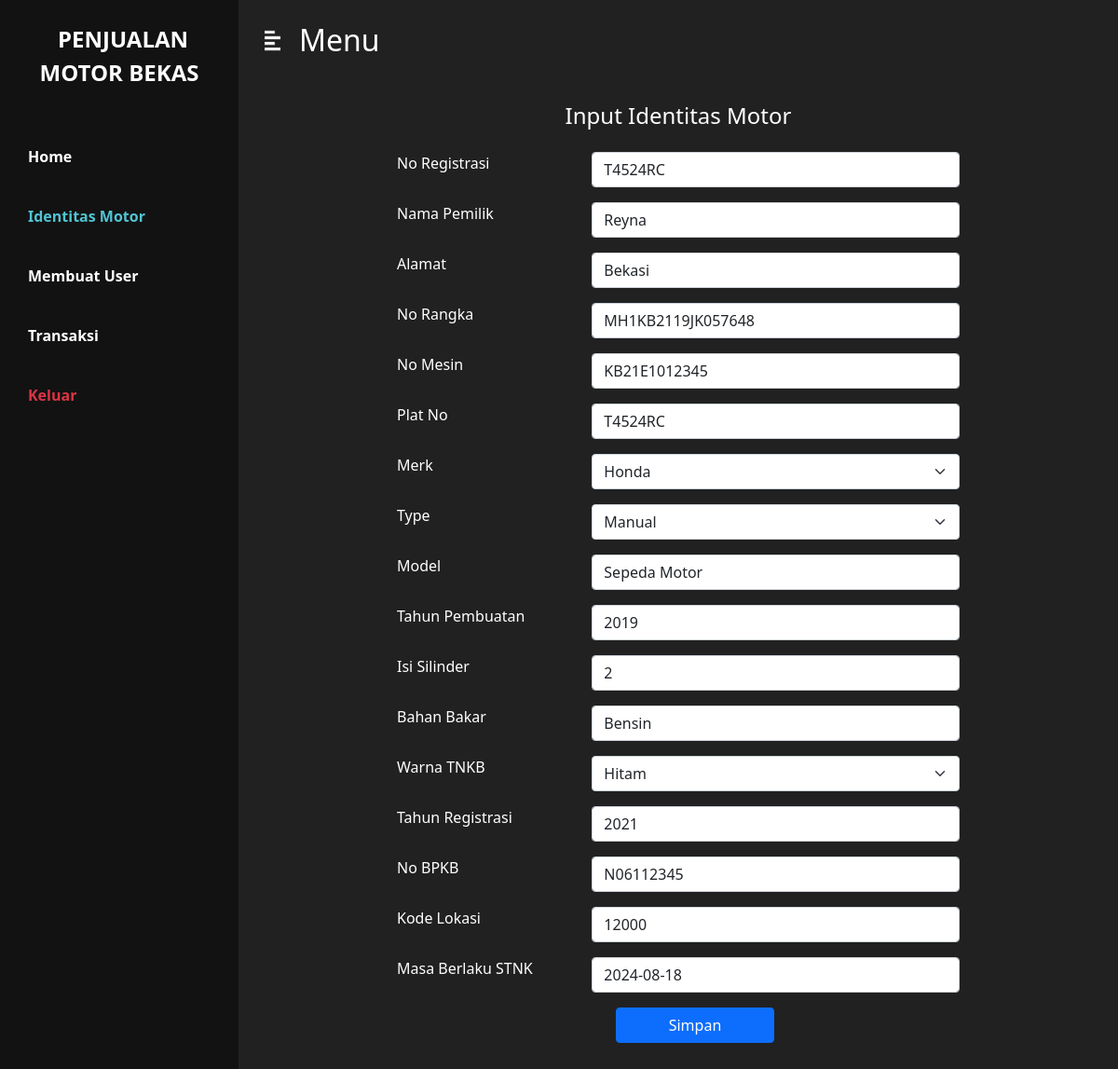
The app's page /pemilik/M_editMotor.php?id=14 (signed in) with its own data.
### tables this page shows
CREATE TABLE `identitas_motor` (
  `id` int(5) NOT NULL,
  `no_registrasi` varchar(9) NOT NULL,
  `nama_pemilik` varchar(50) NOT NULL,
  `alamat` varchar(100) NOT NULL,
  `no_rangka` varchar(17) NOT NULL,
  `no_mesin` varchar(12) NOT NULL,
  `plat_no` varchar(9) NOT NULL,
  `merk` varchar(30) NOT NULL,
  `type` varchar(30) NOT NULL,
  `model` varchar(30) NOT NULL,
  `tahun_pembuatan` year(4) NOT NULL,
  `isi_silinder` int(2) NOT NULL,
  `bahan_bakar` varchar(20) NOT NULL,
  `warna_tnkb` varchar(10) NOT NULL,
  `tahun_registrasi` year(4) NOT NULL,
  `no_bpkb` varchar(9) NOT NULL,
  `kode_lokasi` varchar(5) NOT NULL,
  `masa_berlaku_stnk` date NOT NULL,
  `gambar_motor` varchar(100) NOT NULL,
  `tgl_beli` date NOT NULL,
  `harga_beli` bigint(20) NOT NULL,
  `tgl_jual` date NOT NULL,
  `harga_jual` bigint(20) NOT NULL
);

### pemilik/M_editMotor.php (the view, shortened to what this page needs)
<?php
    require 'function/session.php';
    $id = $_GET['id'];
    $sqlMotor = "SELECT * FROM identitas_motor WHERE id='$id'";
    $query = mysqli_query($koneksi, $sqlMotor);
    $row = mysqli_fetch_array($query);
?>
<html>
<head>
    <link rel="stylesheet" href="../css/bootstrap.css" >
    <link rel="stylesheet" href="../css/styles.css" />
</head>
<body>
    <div class="d-flex" id="wrapper">
        <div class="bg-3" id="sidebar-wrapper">
            <div class="sidebar-heading text-center py-4 warna-1 fs-4 fw-bold text-uppercase">
                <i class="me-2"></i>Penjualan<br>Motor Bekas
            </div>
            <div class="list-group list-group-flush my-3">
                <a href="index.php" class="list-group-item list-group-item-action bg-transparent warna-1 fw-bold">Home</a>
                <a href="M_identitasMotor.php" class="list-group-item list-group-item-action bg-transparent active-bar fw-bold">Identitas Motor</a>
                <a href="M_kelolaUser.php" class="list-group-item list-group-item-action bg-transparent fw-bold warna-1">Membuat User</a>
                <a href="M_transaksi.php" class="list-group-item list-group-item-action bg-transparent warna-1 fw-bold">Transaksi</a>
                <a href="../logout.php" class="list-group-item list-group-item-action bg-transparent text-danger fw-bold"
                onclick="return confirm('Keluar ?')">Keluar</a>
            </div>
        </div>
        <div id="page-content-wrapper">
            <nav class="navbar navbar-expand-lg navbar-light bg-2 py-4 px-4">
                <div class="d-flex align-items-center">
                    <i class="warna-1 fs-4 me-3" id="menu-toggle"><img src="../assets/Icon/Sidebar.png" style="width: 25px; height: 25px"></i>
                    <h2 class="fs-2 m-0 warna-1">Menu</h2>
                </div>
            </nav>
            <div class="container">
            <div class="row my-4">
                    <h3 class="fs-4 warna-1 text-center mb-4">Input Identitas Motor</h3>
                    <form method="POST" class="warna-1 mx-auto px-5" style="width: 700px;">
                        <div class="row pb-3">
                            <div class="col-4"><label>No Registrasi</label></div>
                            <div class="col">
                                <input type="text" class="form-control" name="no_registrasi" value="<?php echo $row['no_registrasi'] ?>">
                            </div>
                        </div>
                        <div class="row pb-3">
                            <div class="col-4"><label>Nama Pemilik</label></div>
                            <div class="col">
                                <input type="text" class="form-control form-box" name="nama_pemilik" value="<?php echo $row['nama_pemilik'] ?>">
                            </div>
                        </div>
                        <div class="row pb-3">
                            <div class="col-4"><label>Alamat</label></div>
                            <div class="col">
                                <input type="text" class="form-control form-box" name="alamat" value="<?php echo $row['alamat'] ?>">
                            </div>
                        </div>
                        <div class="row pb-3">
                            <div class="col-4"><label>No Rangka</label></div>
                            <div class="col">
                                <input type="text" class="form-control form-box" name="no_rangka" value="<?php echo $row['no_rangka'] ?>">
                            </div>
                        </div>
                        <div class="row pb-3">
                            <div class="col-4"><label>No Mesin</label></div>
                            <div class="col">
                                <input type="text" class="form-control form-box" name="no_mesin" value="<?php echo $row['no_mesin'] ?>">
                            </div>
                        </div>
                        <div class="row pb-3">
                            <div class="col-4"><label>Plat No</label></div>
                            <div class="col">
                                <input type="text" class="form-control form-box" name="plat_no" value="<?php echo $row['plat_no'] ?>">
                            </div>
                        </div>
                        <div class="row pb-3">
                            <div class="col-4"><label>Merk</label></div>
                            <div class="col">
                                <select name="merk" class="form-select">
                                    <option <?php if ($row['merk'] == "Honda") { echo 'selected'; }?> value="Honda">Honda</option>
                                </select>
                            </div>
                        </div>
                        <div class="row pb-3">
                            <div class="col-4"><label>Type</label></div>
                            <div class="col">
                                <select name="type" class="form-select">
                                    <option <?php if ($row['type'] == "Manual") { echo 'selected'; }?> value="Manual">Manual</option>
                                </select>
                            </div>
                        </div>
                        <div class="row pb-3">
                            <div class="col-4"><label>Model</label></div>
                            <div class="col">
                                <input type="text" class="form-control form-box" name="model" value="<?php echo $row['model'] ?>">
                            </div>
                        </div>
                        <div class="row pb-3">
                            <div class="col-4"><label>Tahun Pembuatan</label></div>
                            <div class="col">
                                <input type="text" class="form-control form-box" name="tahun_pembuatan" value="<?php echo $row['tahun_pembuatan'] ?>">
                            </div>
                        </div>
                        <div class="row pb-3">
                            <div class="col-4"><label>Isi Silinder</label></div>
                            <div class="col">
                                <input type="text" class="form-control form-box" name="isi_silinder" value="<?php echo $row['isi_silinder'] ?>">
                            </div>
                        </div>
                        <div class="row pb-3">
                            <div class="col-4"><label>Bahan Bakar</label></div>
                            <div class="col">
                                <input type="text" class="form-control form-box" name="bahan_bakar" value="<?php echo $row['bahan_bakar'] ?>">
                            </div>
                        </div>
                        <div class="row pb-3">
                            <div class="col-4"><label>Warna TNKB</label></div>
                            <div class="col">
                                <select name="warna_tnkb" class="form-select">
                                    <option <?php if ($row['warna_tnkb'] == "Hitam") { echo 'selected'; }?> value="Hitam">Hitam</option>
                                </select>
                            </div>
                        </div>
                        <div class="row pb-3">
                            <div class="col-4"><label>Tahun Registrasi</label></div>
                            <div class="col">
                                <input type="text" class="form-control form-box" name="tahun_registrasi" value="<?php echo $row['tahun_registrasi'] ?>">
                            </div>
                        </div>
                        <div class="row pb-3">
                            <div class="col-4"><label>No BPKB</label></div>
                            <div class="col">
                                <input type="text" class="form-control form-box" name="no_bpkb" value="<?php echo $row['no_bpkb'] ?>">
                            </div>
                        </div>
                        <div class="row pb-3">
                            <div class="col-4"><label>Kode Lokasi</label></div>
                            <div class="col">
                                <input type="text" class="form-control form-box" name="kode_lokasi" value="<?php echo $row['kode_lokasi'] ?>">
                            </div>
                        </div>
                        <div class="row pb-3">
                            <div class="col-4"><label>Masa Berlaku STNK</label></div>
                            <div class="col">
                                <input type="text" class="form-control form-box" name="masa_berlaku_stnk" placeholder="YYYY-MM-DD" value="<?php echo $row['masa_berlaku_stnk'] ?>">
                            </div>
                        </div>
                        <div class="row text-center">
                            <div class="col ps-5">
                                <button class="btn btn-primary" type="submit" style="width: 30%;" name="updateMotor">Simpan</button>
                            </div>
                        </div>
                    </form>
                </div>
            </div>
        </div>
    </div>
</body>
</html>

### css/styles.css (style rules this page uses)
.warna-1 { color: #fff; }
.bg-2 { background-color: #212121; }
.bg-3 { background-color: #121212; }
.active-bar { color: #51C4D3; }
#wrapper { overflow-x: hidden; background-color: #212121; }
#sidebar-wrapper { min-height: 100vh; margin-left: -16rem; -webkit-transition: margin 0.25s ease-out; -moz-transition: margin 0.25s ease-out; -o-transition: margin 0.25s ease-out; transition: margin 0.25s ease-out; }
#sidebar-wrapper .sidebar-heading { padding: 0.875rem 1.25rem; font-size: 1.2rem; }
#sidebar-wrapper .list-group { width: 16rem; }
#page-content-wrapper { min-width: 100vw; }
#menu-toggle { cursor: pointer; }
.list-group-item { border: none; padding: 20px 30px; }
@media (min-width: 768px) { #sidebar-wrapper { margin-left: 0; } }
@media (min-width: 768px) { #page-content-wrapper { min-width: 0; width: 100%; } }

### records on screen
identitas_motor: no_registrasi "T4524RC", nama_pemilik "Reyna", alamat "Bekasi", no_rangka "MH1KB2119JK057648", no_mesin "KB21E1012345", plat_no "T4524RC", merk "Honda", model "Sepeda Motor", tahun_pembuatan "2019", isi_silinder "2", bahan_bakar "Bensin", warna_tnkb "Hitam", tahun_registrasi "2021", no_bpkb "N06112345", kode_lokasi "12000", masa_berlaku_stnk "2024-08-18"
